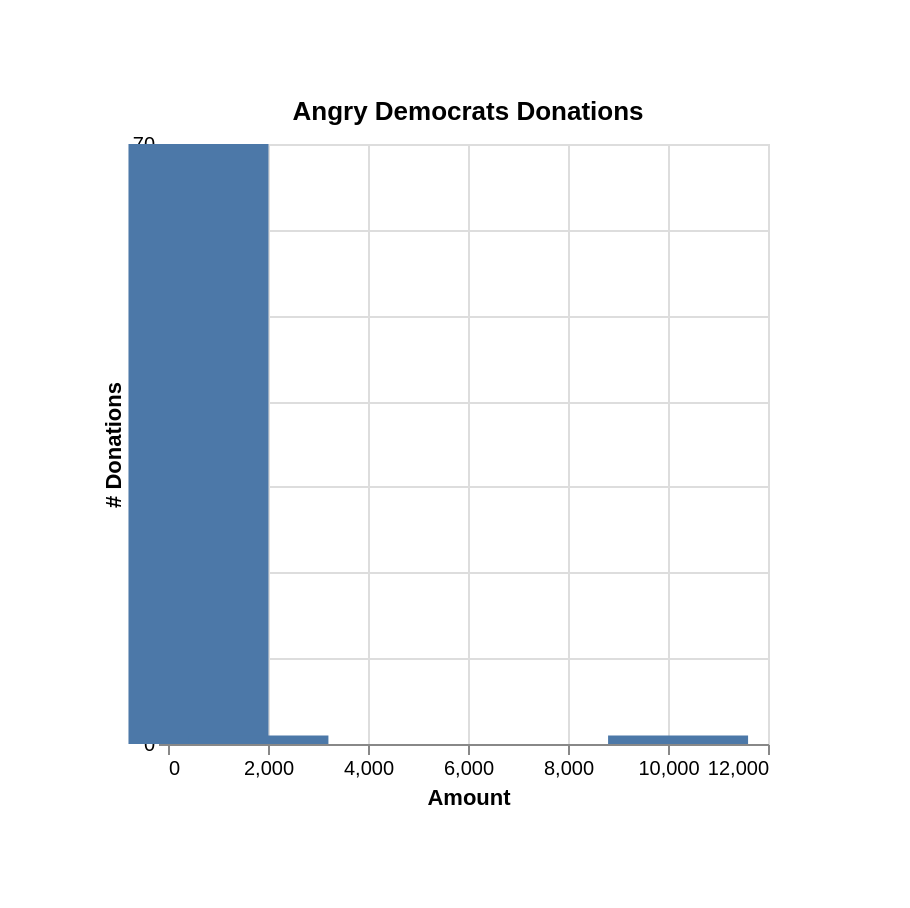

Source (Vega-Lite JSON):
### Vega-Lite specification from a JSON file in a GitHub repository (floating-point values rounded to 4 significant figures)
{"config": {"view": {}, "padding": 50}, "mark": {"binSpacing": 1, "size": 70, "type": "bar"}, "data": {"values": [{"Amount": 609.5, "count": 70}, {"Amount": 1808.0, "count": 1}, {"Amount": 3008.0, "count": 0}, {"Amount": 4206.0, "count": 0}, {"Amount": 5406.0, "count": 0}, {"Amount": 6604.0, "count": 0}, {"Amount": 7804.0, "count": 0}, {"Amount": 9002.0, "count": 0}, {"Amount": 10200.0, "count": 1}, {"Amount": 11400.0, "count": 0}]}, "$schema": "https://vega.github.io/schema/vega-lite/v5.json", "title": "Angry Democrats Donations", "encoding": {"x": {"field": "Amount", "type": "quantitative"}, "y": {"field": "count", "type": "quantitative", "axis": {"title": "# Donations"}}}}
